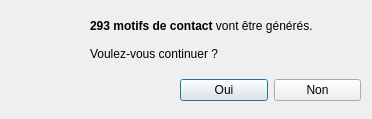
<?xml version="1.0" encoding="UTF-8"?>
<ui version="4.0">
 <class>Dia_Confirm</class>
 <widget class="QDialog" name="Dia_Confirm">
  <property name="geometry">
   <rect>
    <x>0</x>
    <y>0</y>
    <width>372</width>
    <height>119</height>
   </rect>
  </property>
  <property name="windowTitle">
   <string>Dialog</string>
  </property>
  <widget class="QLabel" name="label">
   <property name="geometry">
    <rect>
     <x>90</x>
     <y>10</y>
     <width>281</width>
     <height>61</height>
    </rect>
   </property>
   <property name="text">
    <string>&lt;!DOCTYPE HTML PUBLIC &quot;-//W3C//DTD HTML 4.0//EN&quot; &quot;http://www.w3.org/TR/REC-html40/strict.dtd&quot;&gt;
&lt;html&gt;&lt;head&gt;&lt;meta name=&quot;qrichtext&quot; content=&quot;1&quot; /&gt;&lt;style type=&quot;text/css&quot;&gt;
p, li { white-space: pre-wrap; }
&lt;/style&gt;&lt;/head&gt;&lt;body style=&quot; font-family:'Sans Serif'; font-size:9pt; font-weight:400; font-style:normal;&quot;&gt;
&lt;p style=&quot; margin-top:0px; margin-bottom:0px; margin-left:0px; margin-right:0px; -qt-block-indent:0; text-indent:0px;&quot;&gt;&lt;span style=&quot; font-weight:600;&quot;&gt;293 motifs de contact&lt;/span&gt; vont être générés.&lt;/p&gt;
&lt;p style=&quot;-qt-paragraph-type:empty; margin-top:0px; margin-bottom:0px; margin-left:0px; margin-right:0px; -qt-block-indent:0; text-indent:0px;&quot;&gt;&lt;/p&gt;
&lt;p style=&quot; margin-top:0px; margin-bottom:0px; margin-left:0px; margin-right:0px; -qt-block-indent:0; text-indent:0px;&quot;&gt;Voulez-vous continuer ?&lt;/p&gt;&lt;/body&gt;&lt;/html&gt;</string>
   </property>
  </widget>
  <widget class="QLabel" name="label_2">
   <property name="geometry">
    <rect>
     <x>20</x>
     <y>20</y>
     <width>50</width>
     <height>50</height>
    </rect>
   </property>
   <property name="text">
    <string/>
   </property>
   <property name="pixmap">
    <pixmap resource="resource_for_event.qrc">:/dia/11971487051948962354zeratul_Help.svg.med.png</pixmap>
   </property>
   <property name="scaledContents">
    <bool>true</bool>
   </property>
  </widget>
  <widget class="QWidget" name="gridLayoutWidget">
   <property name="geometry">
    <rect>
     <x>180</x>
     <y>70</y>
     <width>181</width>
     <height>41</height>
    </rect>
   </property>
   <layout class="QGridLayout" name="gridLayout">
    <item row="0" column="0">
     <widget class="QPushButton" name="pushButton_2">
      <property name="text">
       <string>Oui</string>
      </property>
     </widget>
    </item>
    <item row="0" column="1">
     <widget class="QPushButton" name="pushButton">
      <property name="text">
       <string>Non</string>
      </property>
     </widget>
    </item>
   </layout>
  </widget>
 </widget>
 <resources>
  <include location="resource_for_event.qrc"/>
 </resources>
 <connections/>
</ui>
